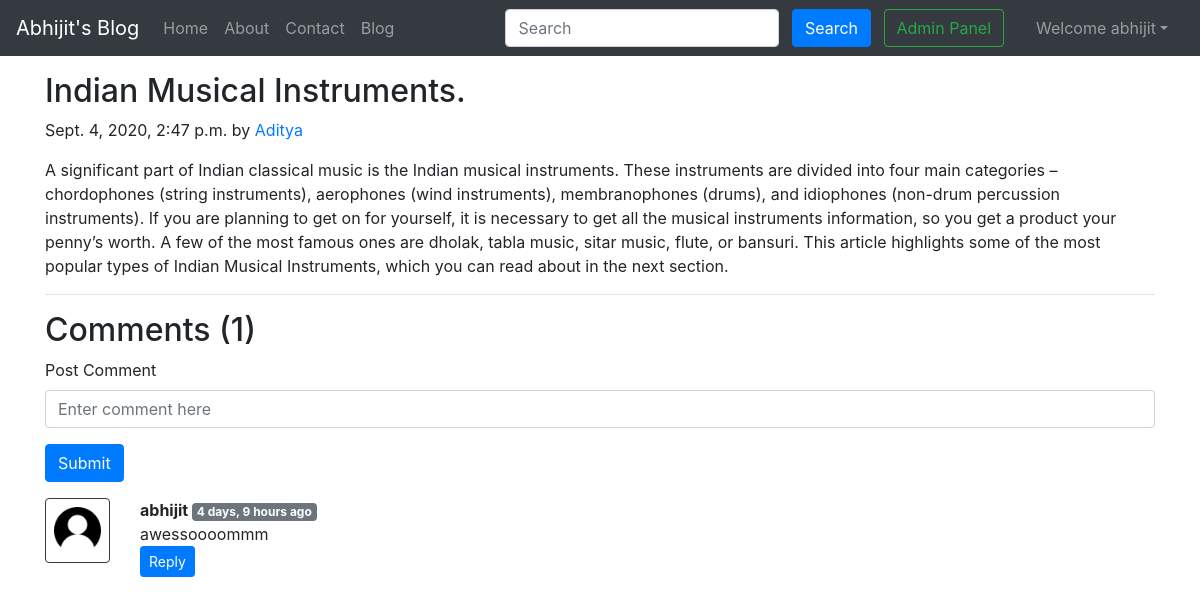
Page /blog/aditya (signed in) on the committed database.
### blog/models.py (models this page shows, shortened)
class Post(models.Model):
    sno=models.AutoField(primary_key=True)
    title=models.CharField(max_length=255)
    author=models.CharField(max_length=14)
    slug=models.CharField(max_length=130)
    timeStamp=models.DateTimeField(blank=True)
    content=models.TextField()

class BlogComment(models.Model):
    sno= models.AutoField(primary_key=True)
    comment=models.TextField()
    user=models.ForeignKey(User, on_delete=models.CASCADE)
    post=models.ForeignKey(Post, on_delete=models.CASCADE)
    parent=models.ForeignKey('self',on_delete=models.CASCADE, null=True )
    timestamp= models.DateTimeField(default=now)

### blog/views.py (the view)
# urls.py: path('<str:slug>',views.blogPost, name='blogPost'),
def blogPost(request, slug):
    post=Post.objects.filter(slug=slug).first()
    comments= BlogComment.objects.filter(post=post, parent=None)
    replies= BlogComment.objects.filter(post=post).exclude(parent=None)
    replyDict={}
    for reply in replies:
        if reply.parent.sno not in replyDict.keys():
            replyDict[reply.parent.sno]=[reply]
        else:
            replyDict[reply.parent.sno].append(reply)
    context={'post':post, 'comments': comments, 'user': request.user, 'replyDict': replyDict}
    return render(request, "blog/blogPost.html", context)

### blog/templatetags/extras.py (called while the page is built)
@register.filter(name='get_val')
def get_val(dict, key):
    return dict.get(key)

### templates/blog/blogpost.html (shortened to what this page needs)
{% extends 'base.html' %}
{% block body %}
{% load humanize %}
{% load extras %}
<div class="container my-3">
    <h2 class="blog-post-title">{{post.title}}</h2>
    <p class="blog-post-meta">{{post.timeStamp}} by <a href="/about">{{post.author}}</a></p>
    <p>{{post.content|safe}}</p>
    <hr>
</div>
<div class="container">
    <h2> Comments ({{comments.count}}) </h2>
    <div class="my-2">
        {% if user.is_authenticated %}
        <form action="/blog/postComment" method="post">
            <div class="form-group">
                <label for="exampleInputEmail1">Post Comment </label>
                <input type="text" class="form-control" name="comment" placeholder="Enter comment here">
            </div>
            <button type="submit" class="btn btn-primary">Submit</button>
        </form>
        {% else %}
        Please login to post a comment
        {% endif %}
    </div>
    {% for comment in comments %}
    <div class="row my-3">
        <div class="col-md-1  ">
            <img class="rounded mx-auto d-block w-100 border border-dark p-2" src="/static/img/user.png" alt="user">
        </div>
        <div class="col-md-11 ">
            <b> {{comment.user.username}} </b> <span class="badge badge-secondary ">{{comment.timestamp| naturaltime}}</span>
            <div>{{comment.comment}}</div>
            <div class="reply mx-0">
                {% if user.is_authenticated %}
                <button class="btn btn-sm btn-primary" type="button" data-toggle="collapse" data-target="#replyBox{{comment.sno}}" aria-expanded="false" aria-controls="replyBox{{comment.sno}}">
                    Reply
                </button>
                {% else %}
                <button class="btn btn-sm btn-primary" type="button" data-toggle="collapse" data-target="#replyBox{{comment.sno}}" aria-expanded="false" aria-controls="replyBox{{comment.sno}}">
                    Login to reply
                </button>
                {% endif %}
            </div>
        </div>
    </div>
    {% endfor %}
</div>
{% endblock %}

### templates/base.html (shortened to what this page needs)
<!doctype html>
<html lang="en">
  <head>
    <link rel="stylesheet" href="https://stackpath.bootstrapcdn.com/bootstrap/4.5.2/css/bootstrap.min.css">
  </head>
  <body>
    <nav class="navbar navbar-expand-lg navbar-dark bg-dark">
        <a class="navbar-brand" href="/">Abhijit's Blog</a>
        <div class="collapse navbar-collapse" id="navbarSupportedContent">
          <ul class="navbar-nav mr-auto">
            <li class="nav-item {% block homeactive %}  {% endblock homeactive %}">
              <a class="nav-link" href="/">Home <span class="sr-only">(current)</span></a>
            </li>
            <li class="nav-item {% block aboutactive %}  {% endblock aboutactive %}" >
              <a class="nav-link" href="/about">About</a>
            </li>
            <li class="nav-item {% block contactactive %}  {% endblock contactactive %} ">
              <a class="nav-link" href="/contact">Contact</a>
            </li>
            <li class="nav-item {% block blogactive %}  {% endblock blogactive %} ">
              <a class="nav-link" href="/blog">Blog</a>
            </li>
          </ul>
          <div class="ml-auto form-inline ">
          <form method="get" action="/search"class="my-2 my-lg-0 mx-3">
            <input class="form-control mr-sm-2" type="search" placeholder="Search" aria-label="Search" name="query" id="query">
            <button class="btn btn-primary my-2 my-sm-0 " type="submit">Search</button>
            <a href="/admin" role="button" target="_blank" class="btn btn-outline-success m-2 my-sm-0"> Admin Panel </a>
          </form>
{% if user.is_authenticated %}
<ul class="navbar-nav mr-2">
<li class="nav-item dropdown">
<a class="nav-link dropdown-toggle" href='#' id="navbarDropdown" role="button" data-toggle="dropdown"> Welcome {{request.user}}</a>
      </li>
      </ul>
      </div>
{% endif %}
        </div>
      </nav>
      {% block body %}  {% endblock body %}
  </body>
</html>

### rows in the picture
Post: title "Indian Musical Instruments.", timeStamp "Sept. 4, 2020, 2:47 p.m.", author "Aditya", content "A significant part of Indian classical music is the Indian musical instruments. These instruments are divided into four main categories – chordophones (string instruments), aerophones (wind instruments), membranophones (drums), and idiophones (non-drum percussion instruments). If you are planning to get on for yourself, it is necessary to get all the musical instruments information, so you get a product your penny’s worth. A few of the most famous ones are dholak, tabla music, sitar music, flute, or bansuri. This article highlights some of the most popular types of Indian Musical Instruments, which you can read about in the next section."
BlogComment: user.username "abhijit", timestamp "4 days, 9 hours ago", comment "awessoooommm"

### other values in the picture
{{ request.user }} "abhijit"
{{ comments.count }} "1"
